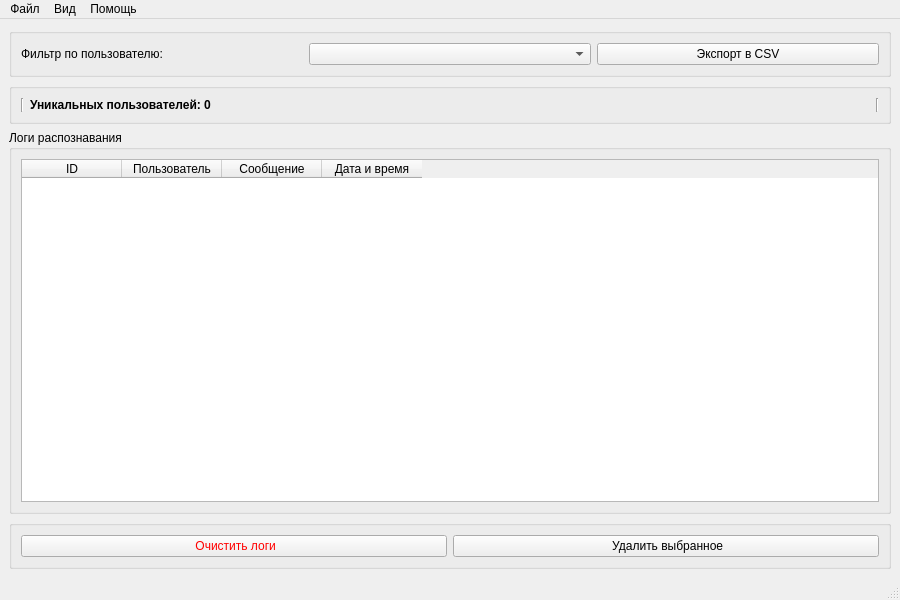
<?xml version="1.0" encoding="UTF-8"?>
<ui version="4.0">
 <class>LogsViewer</class>
 <widget class="QMainWindow" name="LogsViewer">
  <property name="geometry">
   <rect>
    <x>0</x>
    <y>0</y>
    <width>900</width>
    <height>600</height>
   </rect>
  </property>
  <property name="windowTitle">
   <string>Журнал распознавания лиц</string>
  </property>
  <widget class="QWidget" name="centralwidget">
   <layout class="QVBoxLayout" name="verticalLayout_main">
    <item>
     <widget class="QGroupBox" name="groupHeader">
      <property name="title">
       <string/>
      </property>
      <layout class="QHBoxLayout" name="horizontalLayout_filters">
       <item>
        <widget class="QLabel" name="labelFilterUser">
         <property name="text">
          <string>Фильтр по пользователю:</string>
         </property>
        </widget>
       </item>
       <item>
        <widget class="QComboBox" name="comboUserFilter">
         <property name="placeholderText">
          <string>Все пользователи</string>
         </property>
        </widget>
       </item>
       <item>
        <widget class="QPushButton" name="btnExportCSV">
         <property name="text">
          <string>Экспорт в CSV</string>
         </property>
        </widget>
       </item>
      </layout>
     </widget>
    </item>
    <item>
     <widget class="QGroupBox" name="groupStats">
      <property name="title">
       <string/>
      </property>
      <layout class="QHBoxLayout" name="horizontalLayout_stats">
       <item>
        <widget class="Line" name="line">
         <property name="orientation">
          <enum>Qt::Orientation::Vertical</enum>
         </property>
        </widget>
       </item>
       <item>
        <widget class="QLabel" name="labelUniqueUsers">
         <property name="font">
          <font>
           <bold>true</bold>
          </font>
         </property>
         <property name="text">
          <string>Уникальных пользователей: 0</string>
         </property>
        </widget>
       </item>
       <item>
        <widget class="Line" name="line_2">
         <property name="orientation">
          <enum>Qt::Orientation::Vertical</enum>
         </property>
        </widget>
       </item>
      </layout>
     </widget>
    </item>
    <item>
     <widget class="QGroupBox" name="groupLogs">
      <property name="title">
       <string>Логи распознавания</string>
      </property>
      <layout class="QVBoxLayout" name="verticalLayout_logs">
       <item>
        <widget class="QTableWidget" name="tableLogs">
         <property name="alternatingRowColors">
          <bool>true</bool>
         </property>
         <property name="selectionBehavior">
          <enum>QAbstractItemView::SelectionBehavior::SelectRows</enum>
         </property>
         <property name="columnCount">
          <number>4</number>
         </property>
         <attribute name="horizontalHeaderVisible">
          <bool>true</bool>
         </attribute>
         <attribute name="verticalHeaderVisible">
          <bool>false</bool>
         </attribute>
         <column>
          <property name="text">
           <string>ID</string>
          </property>
         </column>
         <column>
          <property name="text">
           <string>Пользователь</string>
          </property>
         </column>
         <column>
          <property name="text">
           <string>Сообщение</string>
          </property>
         </column>
         <column>
          <property name="text">
           <string>Дата и время</string>
          </property>
         </column>
        </widget>
       </item>
      </layout>
     </widget>
    </item>
    <item>
     <widget class="QGroupBox" name="groupControls">
      <property name="title">
       <string/>
      </property>
      <layout class="QHBoxLayout" name="horizontalLayout_actions">
       <item>
        <widget class="QPushButton" name="btnClearLogs">
         <property name="styleSheet">
          <string>color: red;</string>
         </property>
         <property name="text">
          <string> Очистить логи</string>
         </property>
        </widget>
       </item>
       <item>
        <widget class="QPushButton" name="btnDeleteSelected">
         <property name="text">
          <string> Удалить выбранное</string>
         </property>
        </widget>
       </item>
      </layout>
     </widget>
    </item>
   </layout>
  </widget>
  <widget class="QMenuBar" name="menubar">
   <property name="geometry">
    <rect>
     <x>0</x>
     <y>0</y>
     <width>900</width>
     <height>22</height>
    </rect>
   </property>
   <widget class="QMenu" name="menuFile">
    <property name="title">
     <string>Файл</string>
    </property>
    <addaction name="actionExport"/>
    <addaction name="separator"/>
    <addaction name="actionExit"/>
   </widget>
   <widget class="QMenu" name="menuView">
    <property name="title">
     <string>Вид</string>
    </property>
    <addaction name="actionRefresh"/>
    <addaction name="separator"/>
    <addaction name="actionShowStats"/>
   </widget>
   <widget class="QMenu" name="menuHelp">
    <property name="title">
     <string>Помощь</string>
    </property>
    <addaction name="actionAbout"/>
   </widget>
   <addaction name="menuFile"/>
   <addaction name="menuView"/>
   <addaction name="menuHelp"/>
  </widget>
  <widget class="QStatusBar" name="statusbar"/>
  <action name="actionExport">
   <property name="text">
    <string>Экспорт...</string>
   </property>
  </action>
  <action name="actionExit">
   <property name="text">
    <string>Выход</string>
   </property>
  </action>
  <action name="actionRefresh">
   <property name="text">
    <string>Обновить</string>
   </property>
  </action>
  <action name="actionShowStats">
   <property name="text">
    <string>Показать статистику</string>
   </property>
  </action>
  <action name="actionAbout">
   <property name="text">
    <string>О программе</string>
   </property>
  </action>
 </widget>
 <resources/>
 <connections/>
</ui>
